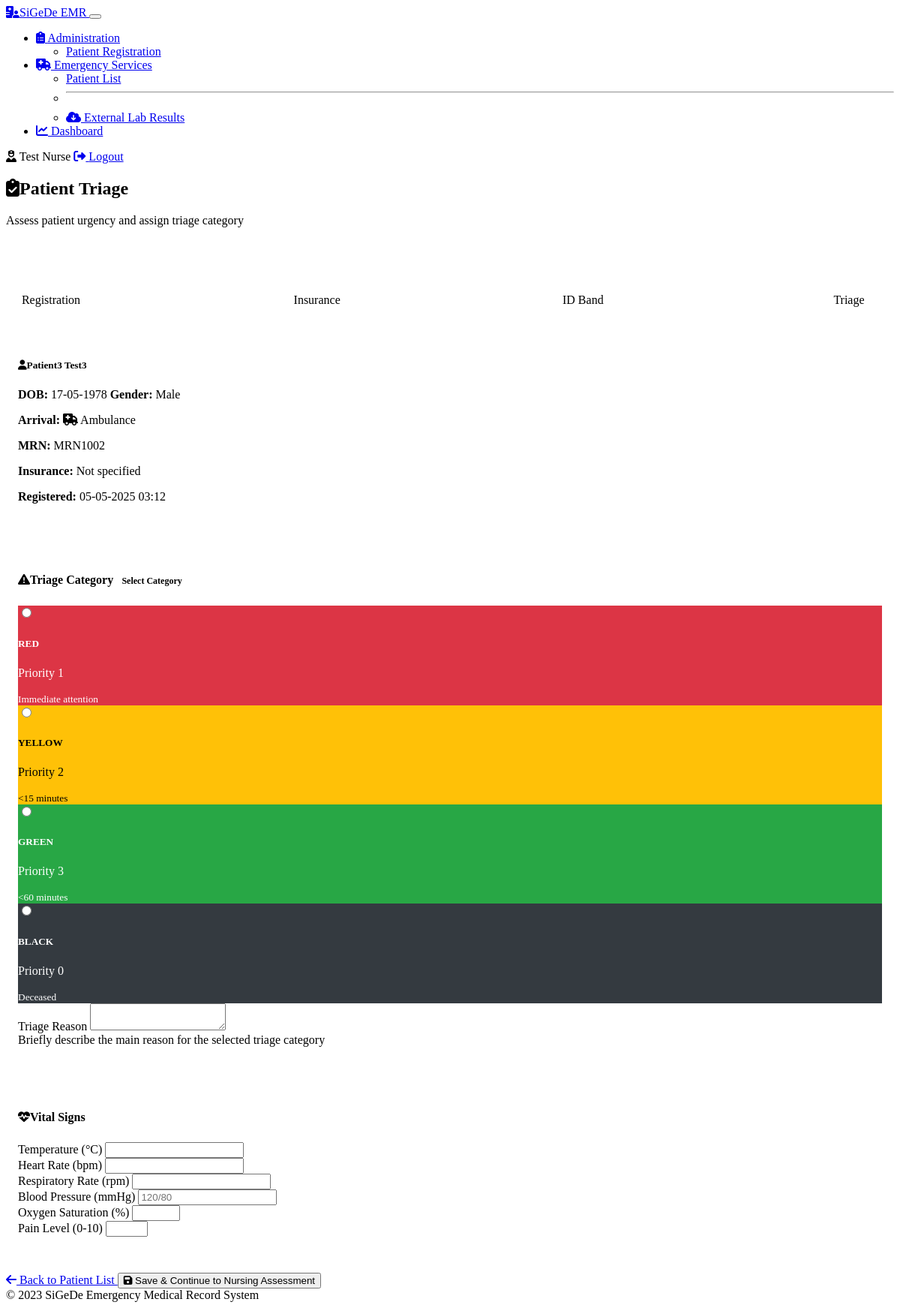
Page /emergency/triage/3 (signed in) on the committed database.
### models.py (models this page shows, shortened)
class User(UserMixin, db.Model):
    id = db.Column(db.Integer, primary_key=True)
    username = db.Column(db.String(64), unique=True, nullable=False)
    email = db.Column(db.String(120), unique=True, nullable=False)
    password_hash = db.Column(db.String(256), nullable=False)
    full_name = db.Column(db.String(100), nullable=False)
    role = db.Column(db.String(20), default='nurse')
    created_at = db.Column(db.DateTime, default=datetime.utcnow)

class Patient(db.Model):
    id = db.Column(db.Integer, primary_key=True)
    medical_record_number = db.Column(db.String(20), unique=True, nullable=True)
    first_name = db.Column(db.String(50), nullable=False)
    last_name = db.Column(db.String(50), nullable=False)
    date_of_birth = db.Column(db.Date, nullable=False)
    gender = db.Column(db.String(10), nullable=False)
    address = db.Column(db.String(200), nullable=True)
    phone_number = db.Column(db.String(20), nullable=True)
    arrival_mode = db.Column(db.String(20), nullable=False)  # 'ambulance' or 'walk-in'
    referral_source = db.Column(db.String(100), nullable=True)  # For ambulance arrivals
    insurance_type = db.Column(db.String(50), nullable=True)
    insurance_number = db.Column(db.String(50), nullable=True)
    emergency_contact_name = db.Column(db.String(100), nullable=True)
    emergency_contact_phone = db.Column(db.String(20), nullable=True)
    created_at = db.Column(db.DateTime, default=datetime.utcnow)
    triage = db.relationship('Triage', backref='patient', uselist=False)
    nurse_assessments = db.relationship('NurseAssessment', backref='patient')
    doctor_examinations = db.relationship('DoctorExamination', backref='patient')
    lab_requests = db.relationship('LabRequest', backref='patient')
    prescriptions = db.relationship('Prescription', backref='patient')
    disposition = db.relationship('Disposition', backref='patient', uselist=False)

### routes/emergency.py (the view, shortened to what this page needs)
@emergency_bp.route('/triage/<int:patient_id>', methods=['GET', 'POST'])
@login_required
def triage(patient_id):
    patient = Patient.query.get_or_404(patient_id)
    existing_triage = Triage.query.filter_by(patient_id=patient_id).first()
    if existing_triage:
        flash('Patient has already been triaged', 'info')
        return redirect(url_for('emergency.nurse_assessment', patient_id=patient_id))
    return render_template('emergency/triage.html', patient=patient)

### templates/emergency/triage.html (shortened to what this page needs)
{% extends "base.html" %}
{% block content %}
<div class="row">
    <div class="col-12">
        <div class="medical-header">
            <h2><i class="fas fa-clipboard-check me-2"></i>Patient Triage</h2>
            <p class="text-muted">Assess patient urgency and assign triage category</p>
        </div>
        <div class="workflow-steps mb-4">
            <div class="workflow-step completed">
                <div class="workflow-step-number">1</div>
                <div class="workflow-step-name">Registration</div>
            </div>
            <div class="workflow-step completed">
                <div class="workflow-step-number">2</div>
                <div class="workflow-step-name">Insurance</div>
            </div>
            <div class="workflow-step completed">
                <div class="workflow-step-number">3</div>
                <div class="workflow-step-name">ID Band</div>
            </div>
            <div class="workflow-step active">
                <div class="workflow-step-number">4</div>
                <div class="workflow-step-name">Triage</div>
            </div>
        </div>
        <div class="patient-info-box mb-4">
            <div class="row">
                <div class="col-md-6">
                    <h5><i class="fas fa-user me-2"></i>{{ patient.first_name }} {{ patient.last_name }}</h5>
                    <p class="mb-1">
                        <strong>DOB:</strong> {{ patient.date_of_birth.strftime('%d-%m-%Y') }}
                        <strong>Gender:</strong> {{ patient.gender }}
                    </p>
                    <p class="mb-1">
                        <strong>Arrival:</strong>
                        {% if patient.arrival_mode == 'ambulance' %}
                            <i class="fas fa-ambulance me-1"></i> Ambulance
                        {% else %}
                            <i class="fas fa-walking me-1"></i> Walk-in
                        {% endif %}
                    </p>
                </div>
                <div class="col-md-6">
                    {% if patient.medical_record_number %}
                        <p class="mb-1"><strong>MRN:</strong> {{ patient.medical_record_number }}</p>
                    {% endif %}
                    <p class="mb-1"><strong>Insurance:</strong> {{ patient.insurance_type or 'Not specified' }}</p>
                    <p class="mb-1"><strong>Registered:</strong> {{ patient.created_at.strftime('%d-%m-%Y %H:%M') }}</p>
                </div>
            </div>
        </div>
        <div class="card">
            <div class="card-body">
                <form method="POST" action="{{ url_for('emergency.triage', patient_id=patient.id) }}">
                    <div class="form-section">
                        <h4 class="section-title d-flex justify-content-between">
                            <span><i class="fas fa-exclamation-triangle me-2"></i>Triage Category</span>
                            <span id="triage-display" class="triage-badge">Select Category</span>
                        </h4>
                        <div class="row mb-4">
                            <div class="col-md-3 mb-3 mb-md-0">
                                <div class="card triage-red h-100">
                                    <div class="card-body text-center">
                                        <div class="form-check">
                                            <input class="form-check-input" type="radio" name="triage_category" id="triage_red" value="red" required>
                                            <label class="form-check-label" for="triage_red">
                                                <h5>RED</h5>
                                                <p class="mb-0">Priority 1</p>
                                                <small>Immediate attention</small>
                                            </label>
                                        </div>
                                    </div>
                                </div>
                            </div>
                            <div class="col-md-3 mb-3 mb-md-0">
                                <div class="card triage-yellow h-100">
                                    <div class="card-body text-center">
                                        <div class="form-check">
                                            <input class="form-check-input" type="radio" name="triage_category" id="triage_yellow" value="yellow" required>
                                            <label class="form-check-label" for="triage_yellow">
                                                <h5>YELLOW</h5>
                                                <p class="mb-0">Priority 2</p>
                                                <small>&lt;15 minutes</small>
                                            </label>
                                        </div>
                                    </div>
                                </div>
                            </div>
                            <div class="col-md-3 mb-3 mb-md-0">
                                <div class="card triage-green h-100">
                                    <div class="card-body text-center">
                                        <div class="form-check">
                                            <input class="form-check-input" type="radio" name="triage_category" id="triage_green" value="green" required>
                                            <label class="form-check-label" for="triage_green">
                                                <h5>GREEN</h5>
                                                <p class="mb-0">Priority 3</p>
                                                <small>&lt;60 minutes</small>
                                            </label>
                                        </div>
                                    </div>
                                </div>
                            </div>
                            <div class="col-md-3">
                                <div class="card triage-black h-100">
                                    <div class="card-body text-center">
                                        <div class="form-check">
                                            <input class="form-check-input" type="radio" name="triage_category" id="triage_black" value="black" required>
                                            <label class="form-check-label" for="triage_black">
                                                <h5>BLACK</h5>
                                                <p class="mb-0">Priority 0</p>
                                                <small>Deceased</small>
                                            </label>
                                        </div>
                                    </div>
                                </div>
                            </div>
                        </div>
                        <div class="mb-3">
                            <label for="triage_reason" class="form-label">Triage Reason</label>
                            <textarea class="form-control" id="triage_reason" name="triage_reason" rows="2" required></textarea>
                            <div class="form-text">Briefly describe the main reason for the selected triage category</div>
                        </div>
                    </div>
                    <div class="form-section">
                        <h4 class="section-title"><i class="fas fa-heartbeat me-2"></i>Vital Signs</h4>
                        <div class="row mb-3">
                            <div class="col-md-4 mb-3">
                                <label for="temperature" class="form-label">Temperature (°C)</label>
                                <input type="number" class="form-control" id="temperature" name="temperature" step="0.1" required>
                            </div>
                            <div class="col-md-4 mb-3">
                                <label for="heart_rate" class="form-label">Heart Rate (bpm)</label>
                                <input type="number" class="form-control" id="heart_rate" name="heart_rate" required>
                            </div>
                            <div class="col-md-4 mb-3">
                                <label for="respiratory_rate" class="form-label">Respiratory Rate (rpm)</label>
                                <input type="number" class="form-control" id="respiratory_rate" name="respiratory_rate" required>
                            </div>
                        </div>
                        <div class="row mb-3">
                            <div class="col-md-4 mb-3">
                                <label for="blood_pressure" class="form-label">Blood Pressure (mmHg)</label>
                                <input type="text" class="form-control" id="blood_pressure" name="blood_pressure" placeholder="120/80" required>
                            </div>
                            <div class="col-md-4 mb-3">
                                <label for="oxygen_saturation" class="form-label">Oxygen Saturation (%)</label>
                                <input type="number" class="form-control" id="oxygen_saturation" name="oxygen_saturation" min="0" max="100" required>
                            </div>
                            <div class="col-md-4 mb-3">
                                <label for="pain_level" class="form-label">Pain Level (0-10)</label>
                                <input type="number" class="form-control" id="pain_level" name="pain_level" min="0" max="10" required>
                            </div>
                        </div>
                    </div>
                    <div class="d-grid gap-2 d-md-flex justify-content-md-end mt-4">
                        <a href="{{ url_for('emergency.patient_list') }}" class="btn btn-outline-secondary me-md-2">
                            <i class="fas fa-arrow-left me-1"></i> Back to Patient List
                        </a>
                        <button type="submit" class="btn btn-primary">
                            <i class="fas fa-save me-1"></i> Save & Continue to Nursing Assessment
                        </button>
                    </div>
                </form>
            </div>
        </div>
    </div>
</div>
{% endblock %}

### templates/base.html (shortened to what this page needs)
<!DOCTYPE html>
<html lang="en" data-bs-theme="dark">
<head>
    <link href="https://cdn.replit.com/agent/bootstrap-agent-dark-theme.min.css" rel="stylesheet">
    <link rel="stylesheet" href="https://cdnjs.cloudflare.com/ajax/libs/font-awesome/6.4.0/css/all.min.css">
    <link rel="stylesheet" href="{{ url_for('static', filename='css/custom.css') }}">
</head>
<body>
    {% if current_user.is_authenticated %}
    <nav class="navbar navbar-expand-lg navbar-dark bg-dark mb-4">
        <div class="container-fluid">
            <a class="navbar-brand" href="{{ url_for('admin.patient_registration') }}">
                <i class="fas fa-hospital-user me-2"></i>SiGeDe EMR
            </a>
            <button class="navbar-toggler" type="button" data-bs-toggle="collapse" data-bs-target="#navbarSupportedContent">
            </button>
            <div class="collapse navbar-collapse" id="navbarSupportedContent">
                <ul class="navbar-nav me-auto mb-2 mb-lg-0">
                    <li class="nav-item dropdown">
                        <a class="nav-link dropdown-toggle" href="#" id="adminDropdown" role="button" data-bs-toggle="dropdown">
                            <i class="fas fa-clipboard-list me-1"></i> Administration
                        </a>
                        <ul class="dropdown-menu">
                            <li><a class="dropdown-item" href="{{ url_for('admin.patient_registration') }}">Patient Registration</a></li>
                        </ul>
                    </li>
                    <li class="nav-item dropdown">
                        <a class="nav-link dropdown-toggle" href="#" id="emergencyDropdown" role="button" data-bs-toggle="dropdown">
                            <i class="fas fa-ambulance me-1"></i> Emergency Services
                        </a>
                        <ul class="dropdown-menu">
                            <li><a class="dropdown-item" href="{{ url_for('emergency.patient_list') }}">Patient List</a></li>
                            <li><hr class="dropdown-divider"></li>
                            <li><a class="dropdown-item" href="{{ url_for('laboratory.pending_results') }}">
                                <i class="fas fa-cloud-download-alt me-1"></i> External Lab Results
                            </a></li>
                        </ul>
                    </li>
                    <li class="nav-item">
                        <a class="nav-link" href="{{ url_for('dashboard.dashboard') }}">
                            <i class="fas fa-chart-line me-1"></i> Dashboard
                        </a>
                    </li>
                </ul>
                <div class="d-flex">
                    <span class="navbar-text me-3">
                        <i class="fas fa-user-nurse me-1"></i> {{ current_user.full_name or current_user.username }}
                    </span>
                    <a href="{{ url_for('auth.logout') }}" class="btn btn-outline-light btn-sm">
                        <i class="fas fa-sign-out-alt me-1"></i> Logout
                    </a>
                </div>
            </div>
        </div>
    </nav>
    {% endif %}
    <div class="container">
        {% block content %}{% endblock %}
    </div>
    <footer class="footer mt-5 py-3 bg-dark">
        <div class="container text-center">
            <span class="text-muted">
                &copy; 2023 SiGeDe Emergency Medical Record System
            </span>
        </div>
    </footer>
</body>
</html>

### rows in the picture
User: full_name "Test Nurse"
Patient: first_name "Patient3", last_name "Test3", date_of_birth "17-05-1978", gender "Male", medical_record_number "MRN1002", insurance_type "Not specified", created_at "05-05-2025 03:12"
